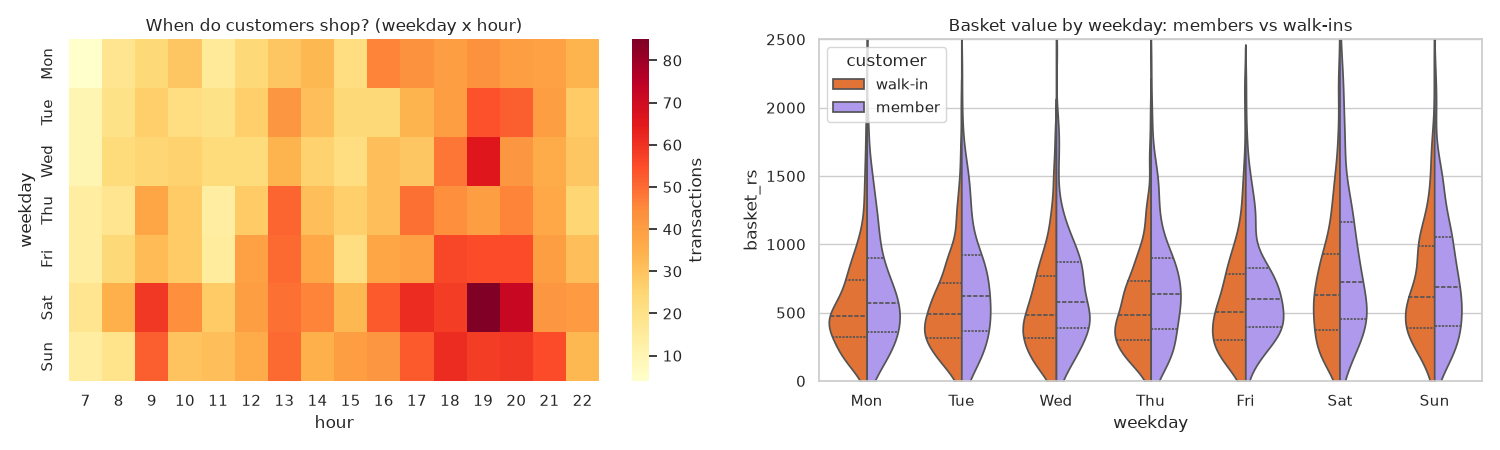

The script that saved this image:
"""Seaborn patterns: hourly x weekday heatmap, violin plots by group, and a pairplot."""
import numpy as np
import pandas as pd
import seaborn as sns
import matplotlib.pyplot as plt

rng = np.random.default_rng(4)
n = 4000
df = pd.DataFrame({"hour": rng.choice(range(7, 23), n, p=np.r_[[2, 4, 6, 5, 4, 6, 8, 6, 5, 6, 8, 9, 10, 9, 7, 5]] / 100),
                   "weekday": rng.choice(["Mon", "Tue", "Wed", "Thu", "Fri", "Sat", "Sun"], n, p=[.12, .12, .12, .13, .15, .19, .17])})
df["basket_rs"] = (rng.gamma(2.5, 220, n) * np.where(df.weekday.isin(["Sat", "Sun"]), 1.3, 1)).round()
df["items"] = (df.basket_rs / 150 + rng.poisson(1, n)).round().clip(1)
df["customer"] = np.where(rng.random(n) < .4, "member", "walk-in")
df.loc[df.customer == "member", "basket_rs"] *= 1.2

order = ["Mon", "Tue", "Wed", "Thu", "Fri", "Sat", "Sun"]
grid = df.pivot_table(index="weekday", columns="hour", values="basket_rs", aggfunc="size").reindex(order)
day, hour = grid.stack().idxmax()
print(f"busiest weekday-hour: {day} {int(hour)}:00 with {int(grid.values.max())} transactions")
print(df.groupby("customer")["basket_rs"].describe()[["mean", "50%", "max"]].round(0))

sns.set_theme(style="whitegrid")
fig = plt.figure(figsize=(15, 4.5))
ax1 = fig.add_subplot(1, 2, 1)
sns.heatmap(grid, cmap="YlOrRd", ax=ax1, cbar_kws={"label": "transactions"}); ax1.set_title("When do customers shop? (weekday x hour)")
ax2 = fig.add_subplot(1, 2, 2)
sns.violinplot(data=df, x="weekday", y="basket_rs", hue="customer", split=True, order=order, inner="quart", ax=ax2,
               palette=["#FF6B1A", "#A78BFA"])
ax2.set_ylim(0, 2500); ax2.set_title("Basket value by weekday: members vs walk-ins")
fig.tight_layout(); fig.savefig("session-09_seaborn_patterns.png", dpi=100); plt.show()

g = sns.pairplot(df.sample(600, random_state=0)[["basket_rs", "items", "hour", "customer"]], hue="customer",
                 palette=["#FF6B1A", "#A78BFA"], plot_kws={"s": 12, "alpha": .6}, height=2.2)
g.figure.suptitle("Pairplot: relationships between basket value, items and hour", y=1.02)
g.savefig("session-09_pairplot.png", dpi=90); plt.show()
